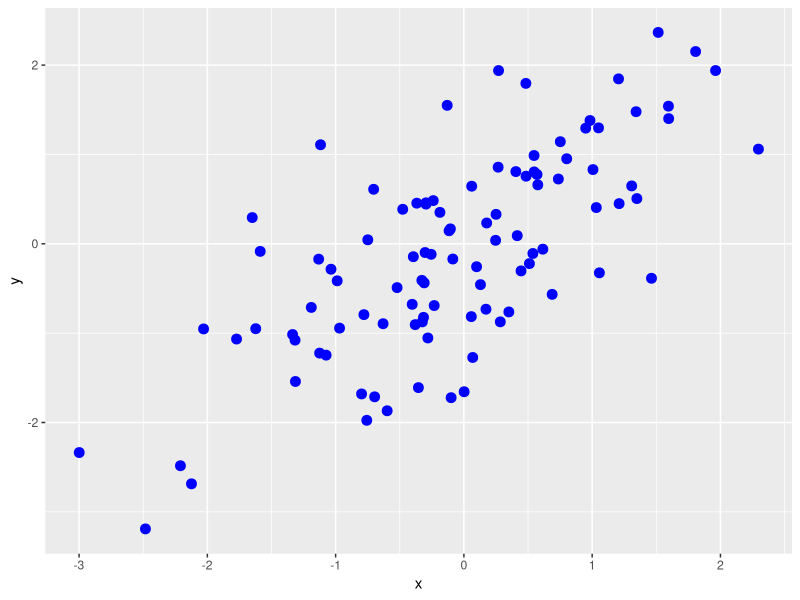
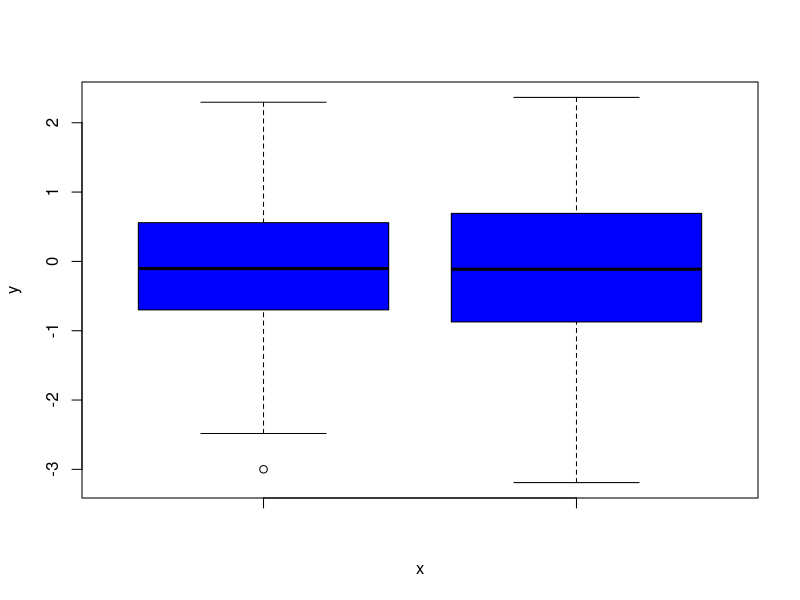

These figures' R source, in order:
# install.packages("ggplot2")
library("ggplot2")

x <- rnorm(100)
y <- x + rnorm(100, mean=0, sd=1)
data <- as.data.frame(cbind(x, y))
ggplot() + geom_point(data=data, aes(x=x, y=y), size=3, col="blue")

boxplot(data$x, data$y, Names=c("x", "y"), xlab="x", ylab="y", col="blue")
